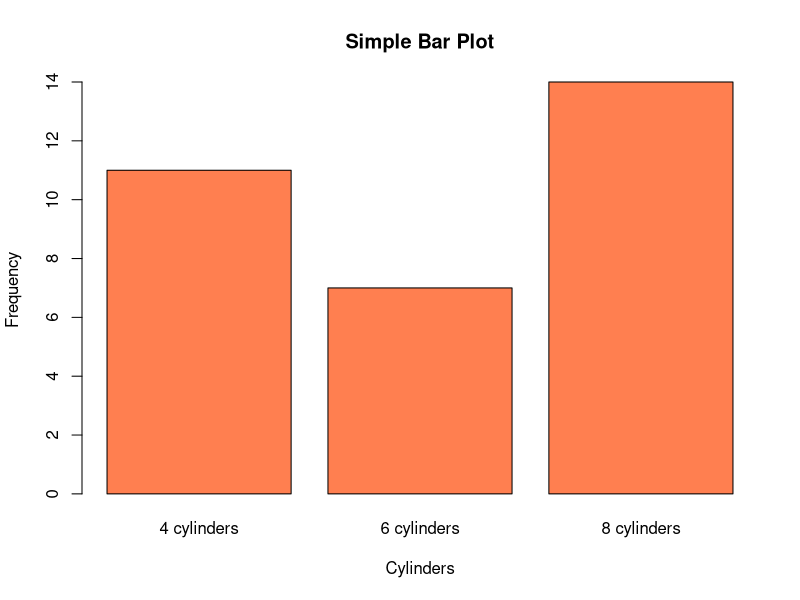
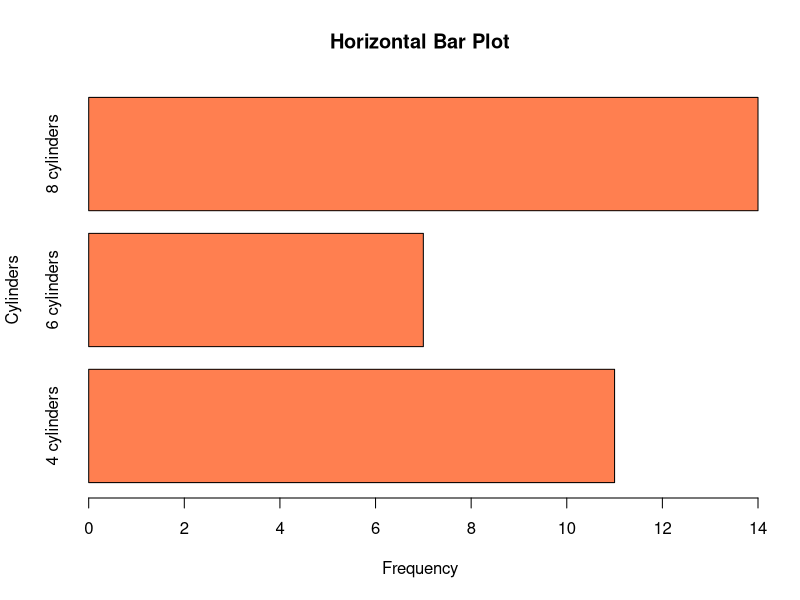
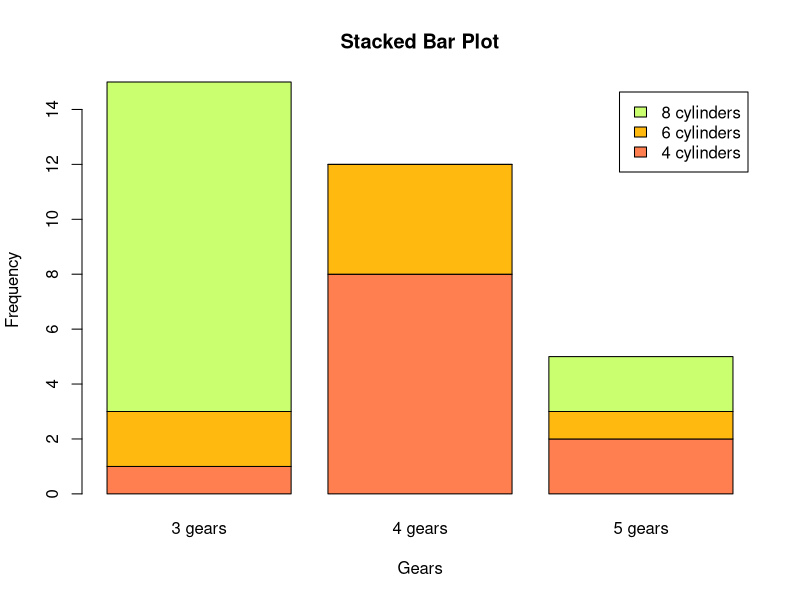
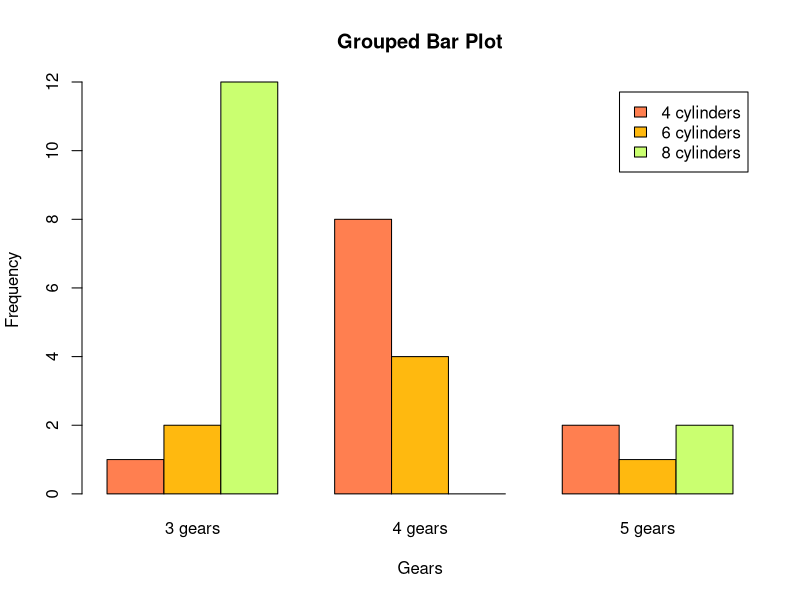
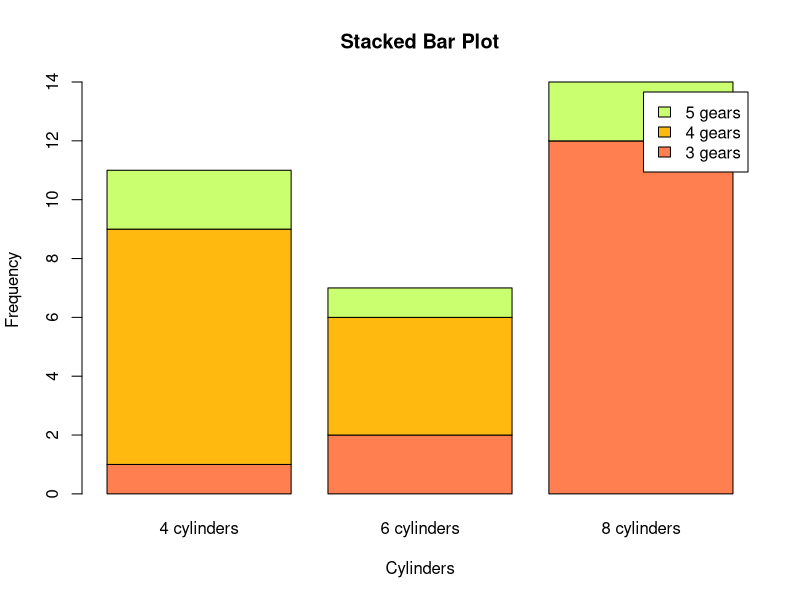
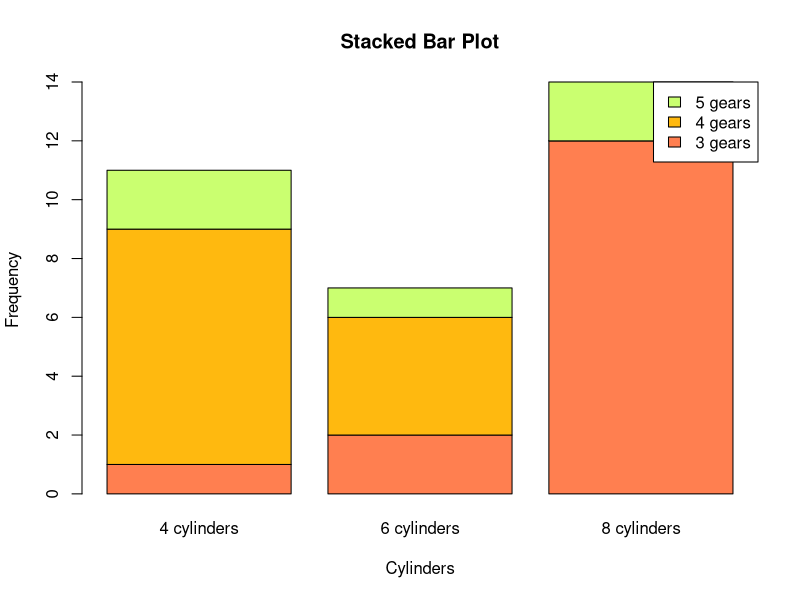
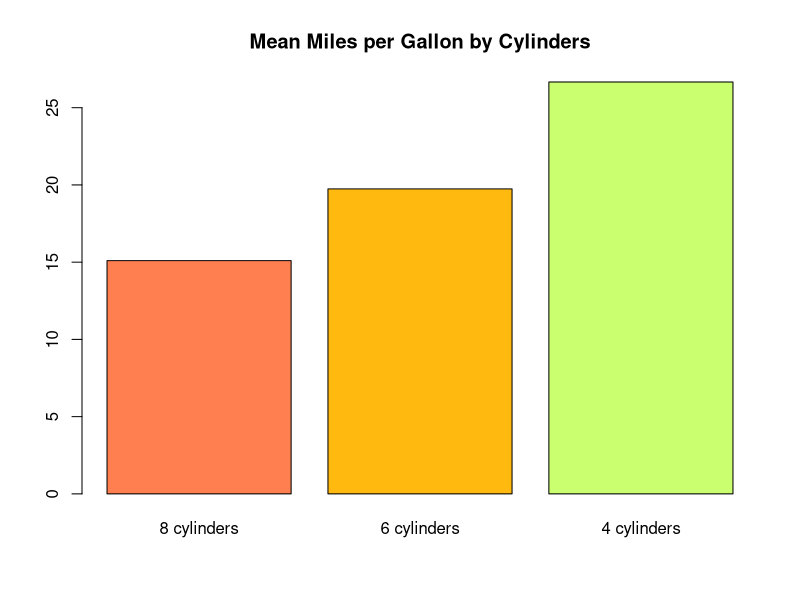
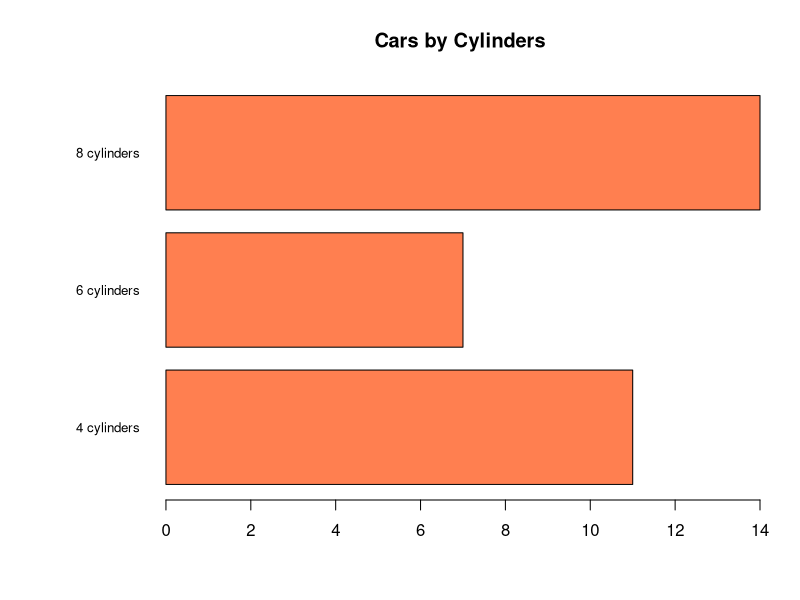

Write the R code that produced these figures, in order.

# ################################## Introductory Visualisation using mtcars (in-built data set) ##################################

# A nice command to run if you want to check which packages are loaded
# Note that R pre-loads packages for you, so as soon as you run R, the command will return a result!
(.packages())

# Check the available in-built data sets in the loaded packages
data()

# Check the available in-built data sets in all installed packages
data(package = .packages(all.available = TRUE))


# For this practical you will need the packages:
# lattice
# vcd
# ggplot2

# to install a package try
install.packages("ggplot2")

# attach the mtcars data using attach()
attach(mtcars)

# Explore the data (use the head() function)
head(mtcars)

# Create categorical variables for gear and cyl using factor()
# For gear, use the levels 3, 4 and 5.
# For cyl, use the levels 4,6 and 8.

gear <- factor(gear, levels = c(3, 4, 5), 
    labels = c("3 gears", "4 gears", "5 gears"))

cyl <- factor(cyl, levels = c(4, 6, 8), 
    labels = c("4 cylinders", "6 cylinders", "8 cylinders"))


# Load the vcd packge  (Visualising Categorical Data)
# install.packages("vcd")
library(vcd)   # needs :colorspace

# Load the ggplot2 package
library(ggplot2)   # needs: digest, gtable, proto, reshape2, stringr, Rcpp
			 # scales, munsell

# Load the lattice package
library(lattice)


# Using table(), produce cell counts for the categories in cyl
counts <- table(cyl)
counts

par(mfrow=c(1,1))

# ########################################### BARPLOTS ##############################################


# Produce a simple bar plot using barplot
# Specify a main title, axis labels and pick your favourite colour 
barplot(counts, 
        main = "Simple Bar Plot", 
        xlab = "Cylinders", 
        ylab = "Frequency",
        col = 'coral')

# Make the barplot horizontal using the horiz= option
barplot(counts, 
        main = "Horizontal Bar Plot", 
        xlab = "Frequency", 
        ylab = "Cylinders", 
        col='coral', 
        horiz = TRUE)

# Now produce a two-way table of cyl vs gear, using table()
# Store the result in counts2
counts2 <- table(cyl,gear)
counts2

# Produce a stacked barplot of gears, broken down by cylinders
barplot(counts2, main = "Stacked Bar Plot", xlab = "Gears", 
    ylab = "Frequency", col = c("coral", "darkgoldenrod1", "darkolivegreen1"), 
    legend = rownames(counts2))
    
# Now produce a grouped barplot
barplot(counts2, main = "Grouped Bar Plot", xlab = "Gears", 
    ylab = "Frequency", col = c("coral", "darkgoldenrod1", "darkolivegreen1"), 
    legend = rownames(counts2), 
    beside = TRUE)


# How to produce a stacked barplot of cylinders broken down by gears?
counts2 <- table(gear,cyl)
counts2
barplot(counts2, main = "Stacked Bar Plot", xlab = "Cylinders", 
    ylab = "Frequency", col = c("coral", "darkgoldenrod1", "darkolivegreen1"), 
    legend = rownames(counts2))


# How to fix the legend problem?  Try using the args.legend option
# (there are better ways but this is one)
barplot(counts2, main = "Stacked Bar Plot", xlab = "Cylinders", 
    ylab = "Frequency", col = c("coral", "darkgoldenrod1", "darkolivegreen1"),
    legend=TRUE, args.legend=list(x="topright"))
    

# We don't have to plot just counts ... we can plot all sorts of statistics, e.g. means.

# Compute the means of mpg, aggregated by cyl
# !!!! NOTE: mpg is overshadowed by another mpg - demo of why attach()
# is dangerous!!!
means <- aggregate(mtcars$mpg, by=list(cyl), FUN=mean)

# Order the means in ascending order.  What is $x in this case?!?
means <- means[order(means$x), ]
means

# Create a barplot of the means of the data barplot()
barplot(means$x, 
        names.arg = means$Group.1,
        col = c("coral", "darkgoldenrod1", "darkolivegreen1"))
title("Mean Miles per Gallon by Cylinders")


# We can fit labels in bar plots using the par() functions
# mar plays with margins
par(mar = c(5, 8, 4, 2))

# las plays with the orientation of the tick mark labels 
# and any other text added to a plot after its initialisation
# the options are as follows: always parallel to the axis (the default, 0), 
# always horizontal (1), always perpendicular to the axis (2), and always vertical (3).
par(las = 1)

# Now produce a barplot of the data in counts (Cars by Cylinders)
barplot(counts, main = "Cars by Cylinders", horiz = TRUE, 
    cex.names = 0.8, names.arg = rownames(cyl), col='coral')
    
    
# ######################################### HISTOGRAMS #############################################

# Create a graphics space that allows for 4 plots, 2 in 2 rows.  Use the par() command

par(mfrow = c(2, 2))

# Use the hist() command to produce a histogram of the mpg data 
# Note: need to use mtcars$mpg other in trouble
# This is a cheeky fix :)
mpg <- mtcars$mpg
hist(mpg)

# Now make the histogram more impressive: 12 bins, a nicer colour, x-axis label and main title
hist(mpg, breaks = 12, col = "coral", 
    xlab = "Miles Per Gallon", 
    main = "Coloured histogram with 12 bins")

# Now make the histogram even more impressive
# Add a rug plot using rug() and superimpose a curve using lines() and density()
hist(mpg, probability = TRUE, breaks = 12, col = "coral", 
    xlab = "Miles Per Gallon", 
    main = "Histogram, rug plot, density curve")
rug(jitter(mpg))   #adds tick marks
lines(density(mpg), col = "blue", lwd = 2)


# Now make the histogram even more impressive with a superimposed Normal curve and a box
# around the entire picture
h <- hist(mpg, breaks = 12, col = "coral", 
    xlab = "Miles Per Gallon", 
    main = "Histogram with normal curve and box")
xfit <- seq(min(mpg), max(mpg), length = 40)
yfit <- dnorm(xfit, mean = mean(mpg), sd = sd(mpg))
yfit <- yfit * diff(h$mids[1:2]) * length(mpg)
lines(xfit, yfit, col = "blue", lwd = 2)
box()

# restore original graphic parameters using par()
par(mfrow = c(1, 1))

# Try a very different sort of density plot using qplot from ggplot2
#qplot(mpg, data=mtcars, geom=c("density"),facets=cyl~., fill=cyl)


# ############################### BOXPLOTS ################################################

# Create a 1x2 space using par()

# Start with a 'simple' boxplot of mpg, broken down by cyl
par(mfrow = c(1, 2))
boxplot(mpg ~ cyl, data = mtcars, 
    main = "Car Mileage Data", 
    xlab = "Number of Cylinders", 
    ylab = "Miles Per Gallon",col='seagreen3')

# Change the style of boxplots using notch=TRUE
boxplot(mpg ~ cyl, data = mtcars, notch = TRUE, 
    varwidth = TRUE, col = "coral", 
    main = "Car Mileage Data", 
    xlab = "Number of Cylinders", 
    ylab = "Miles Per Gallon")

par(mfrow = c(1, 1))

# Restore the original graphics space using par()
p <- ggplot(mtcars, aes(factor(cyl), mpg))
p + geom_violin(aes(fill = factor(cyl)))


# This is more impressive (requires the lattice package to be loaded)
# Using bwplot() produce a boxplot broken down by cyl and gears.  Each boxplot will contain 3 boxes (one per cylinder)
# and there will be three boxplots frames in total (one per gear)
# Now produce the plot using bwplot()
bwplot(cyl ~ mpg | gear, 
    main = "Box Plots by Cylinders and Gears", 
    xlab = "Miles per Gallon", ylab = "Cylinders")

bwplot(gear ~ mpg | cyl, 
       main = "Box Plots by Cylinders and Gears", 
       xlab = "Miles per Gallon", ylab = "Cylinders")

# What is the formula  y ~ x | A*B    ???
# We just used that above in bwplot().  The variables y and x on the left side of the vertical bar are called the primary variables.
# The variables on the right are the conditioning variables.
# Primary variables map variables to the axes in each panel.  Here, y~x describes the variables to place on the vertical and horizontal axes, respectively.  For single-variable plots, replace y~x with ~x.

# On the right hand side we use *, which produces combinations of factors.  In the above example we only consider gear which is precisely the formulation
# y~x|A 

# Following this logic, we have:
# ~x|A displays the numeric variable x for each level of factor A. 
# y~x|A*B displays the relationship between numeric variables y and x separately for every combination of factor A and B levels. 
# A~x displays categorical variable A on the vertical axis and numeric variable x on the horizontal axis. 
# ~x displays the numeric variable x alone. 



# Create factors from the original cylinder data (use mtcars$cyl)
cylinder <- as.factor(mtcars$cyl)

# Create a boxplot using qplot() from the ggplot2 library
qplot(cylinder, mpg, data=mtcars, geom=c("boxplot", "jitter"),
    fill=cylinder,
    main="Box plots with superimposed data points",
    xlab= "Number of Cylinders",
    ylab="Miles per Gallon")


# ######################### DOTCHARTS ###############################################

# Create a dotchart of the mpg data.  Set the title and xlabel and use cex = 0.7 (or experiment!)
dotchart(mpg, labels = row.names(mtcars), 
    cex = 0.7, 
    main = "Gas Milage for Car Models", 
    xlab = "Miles Per Gallon")


# Colourise & sort the grouped dot chart!
# Plot mpg however factor the cars by groups formed by cyl
x <- mtcars[order(mpg), ]
x$cyl <- factor(x$cyl)

x$colour[x$cyl == 4] <- "coral"
x$colour[x$cyl == 6] <- "blue"
x$colour[x$cyl == 8] <- "darkgreen"
dotchart(x$mpg, labels = row.names(x), cex = 0.7, 
    pch = 19, groups = x$cyl, 
    gcolor = "black", color = x$colour, 
    main = "Gas Milage for Car Models\ngrouped by cylinder", 
    xlab = "Miles Per Gallon")
    
# Using dotplot() from the lattice library, create dotplots of the mpg data broken down by cylinder (in each plot)
# with 3 plots overall (corresponding to gear)    
dotplot(cyl ~ mpg | gear, 
    main = "Dot Plots by Number of Gears and Cylinders", 
    xlab = "Miles Per Gallon")


# ############################################## SCATTERPLOTS ####################################################

# Create a scatterplot using xyplot() from the lattice package, with mpg broken down by car weight (wt), cylinder
# and gear (hard to explain but let's see what happens!)
xyplot(mpg ~ wt | cyl * gear, 
    main = "Scatter Plots by Cylinders and Gears", 
    xlab = "Car Weight", ylab = "Miles per Gallon")

# We can also create scatterplots in a 3D cube using cloud()
# In this example, plot mpg as the cube 'height', and wt and qsec as the remaining dimensions (length, width)
cloud(mpg ~ wt * qsec | cyl, 
    main = "3D Scatter Plots by Cylinders")

 
 
 
# How about inserting regression lines?
# Use qplot() from ggplot2 and analyse the transmission data by creating factors from am
transmission <- factor(am, levels = c(0, 1), 
    labels = c("Automatic", "Manual"))
    
# produce the scatterplot with regression lines of wt vs mpg broken down by transmission type
qplot(wt, mpg, data = mtcars, 
    color = transmission, shape = transmission, 
    geom = c("point", "smooth"), 
    method = "lm", formula = y ~ x, 
    xlab = "Weight",  ylab = "Miles Per Gallon", 
    main = "Regression Example")


# ################################## UNLOAD PACKAGES ####################################

detach(mtcars)
# unload all packages that were manually loaded
pkgs = names(sessionInfo()$otherPkgs)
pkgs = paste('package:', pkgs, sep = "")
lapply(pkgs, detach, character.only = TRUE, unload = TRUE)
